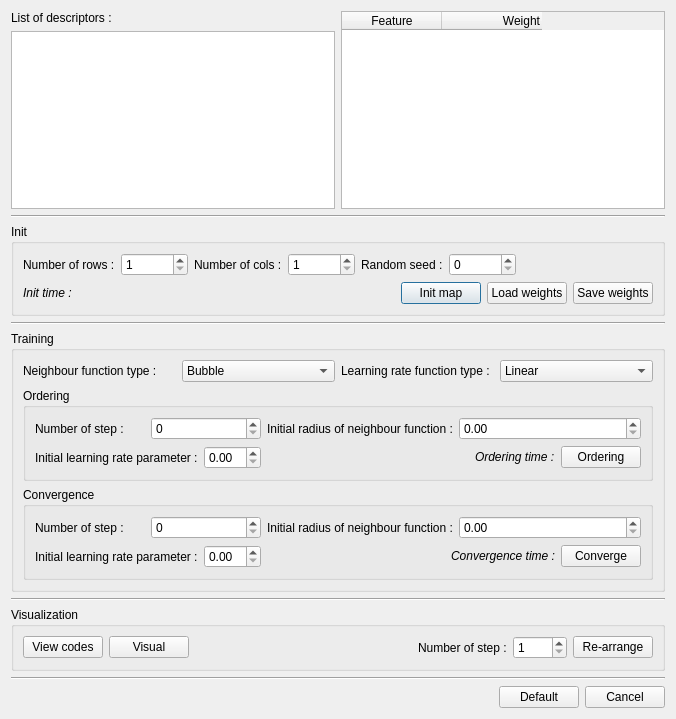
<?xml version="1.0" encoding="UTF-8"?>
<ui version="4.0">
 <class>IndexationDialog</class>
 <widget class="QDialog" name="IndexationDialog">
  <property name="geometry">
   <rect>
    <x>0</x>
    <y>0</y>
    <width>676</width>
    <height>719</height>
   </rect>
  </property>
  <property name="windowTitle">
   <string>Indexing</string>
  </property>
  <layout class="QVBoxLayout" name="verticalLayout_4">
   <item>
    <layout class="QVBoxLayout" name="verticalLayout_9">
     <item>
      <layout class="QHBoxLayout" name="horizontalLayout">
       <item>
        <layout class="QVBoxLayout" name="verticalLayout">
         <item>
          <widget class="QLabel" name="lblTotal">
           <property name="text">
            <string>List of descriptors :</string>
           </property>
          </widget>
         </item>
         <item>
          <widget class="QListWidget" name="lstDescriptors"/>
         </item>
        </layout>
       </item>
       <item>
        <layout class="QVBoxLayout" name="verticalLayout_2">
         <item>
          <widget class="ChosenDescriptors" name="tabChosenDescriptors">
           <property name="minimumSize">
            <size>
             <width>256</width>
             <height>150</height>
            </size>
           </property>
           <property name="selectionBehavior">
            <enum>QAbstractItemView::SelectRows</enum>
           </property>
           <attribute name="horizontalHeaderDefaultSectionSize">
            <number>100</number>
           </attribute>
           <column>
            <property name="text">
             <string>Feature</string>
            </property>
           </column>
           <column>
            <property name="text">
             <string>Weight</string>
            </property>
            <property name="textAlignment">
             <set>AlignRight|AlignVCenter</set>
            </property>
           </column>
          </widget>
         </item>
        </layout>
       </item>
      </layout>
     </item>
     <item>
      <widget class="Line" name="line">
       <property name="orientation">
        <enum>Qt::Horizontal</enum>
       </property>
      </widget>
     </item>
    </layout>
   </item>
   <item>
    <widget class="QGroupBox" name="grpInit">
     <property name="title">
      <string>Init</string>
     </property>
     <property name="flat">
      <bool>false</bool>
     </property>
     <layout class="QVBoxLayout" name="verticalLayout_3">
      <item>
       <layout class="QHBoxLayout" name="horizontalLayout_2">
        <item>
         <widget class="QLabel" name="label_12">
          <property name="text">
           <string>Number of rows :</string>
          </property>
         </widget>
        </item>
        <item>
         <widget class="QSpinBox" name="spiXdim">
          <property name="minimum">
           <number>1</number>
          </property>
          <property name="maximum">
           <number>1000000</number>
          </property>
         </widget>
        </item>
        <item>
         <widget class="QLabel" name="label_13">
          <property name="text">
           <string>Number of cols :</string>
          </property>
         </widget>
        </item>
        <item>
         <widget class="QSpinBox" name="spiYdim">
          <property name="minimum">
           <number>1</number>
          </property>
          <property name="maximum">
           <number>1000000</number>
          </property>
         </widget>
        </item>
        <item>
         <widget class="QLabel" name="label_2">
          <property name="text">
           <string>Random seed :</string>
          </property>
         </widget>
        </item>
        <item>
         <widget class="QSpinBox" name="spbRandomize">
          <property name="maximum">
           <number>1000000</number>
          </property>
         </widget>
        </item>
        <item>
         <spacer name="horizontalSpacer_7">
          <property name="orientation">
           <enum>Qt::Horizontal</enum>
          </property>
          <property name="sizeHint" stdset="0">
           <size>
            <width>40</width>
            <height>20</height>
           </size>
          </property>
         </spacer>
        </item>
       </layout>
      </item>
      <item>
       <layout class="QHBoxLayout" name="horizontalLayout_8">
        <item>
         <widget class="QLabel" name="lblInitTime">
          <property name="font">
           <font>
            <weight>50</weight>
            <italic>true</italic>
            <bold>false</bold>
           </font>
          </property>
          <property name="text">
           <string>Init time :</string>
          </property>
         </widget>
        </item>
        <item>
         <spacer name="horizontalSpacer">
          <property name="orientation">
           <enum>Qt::Horizontal</enum>
          </property>
          <property name="sizeHint" stdset="0">
           <size>
            <width>40</width>
            <height>20</height>
           </size>
          </property>
         </spacer>
        </item>
        <item>
         <widget class="QPushButton" name="btnInit">
          <property name="text">
           <string>Init map</string>
          </property>
         </widget>
        </item>
        <item>
         <widget class="QPushButton" name="btnLoadWeight">
          <property name="text">
           <string>Load weights</string>
          </property>
         </widget>
        </item>
        <item>
         <widget class="QPushButton" name="btnSaveWeight">
          <property name="text">
           <string>Save weights</string>
          </property>
         </widget>
        </item>
       </layout>
      </item>
     </layout>
    </widget>
   </item>
   <item>
    <widget class="Line" name="line_2">
     <property name="orientation">
      <enum>Qt::Horizontal</enum>
     </property>
    </widget>
   </item>
   <item>
    <widget class="QGroupBox" name="grpTraining">
     <property name="title">
      <string>Training</string>
     </property>
     <layout class="QGridLayout" name="gridLayout_4">
      <item row="0" column="0">
       <layout class="QHBoxLayout" name="horizontalLayout_3">
        <item>
         <widget class="QLabel" name="label_3">
          <property name="text">
           <string>Neighbour function type :</string>
          </property>
         </widget>
        </item>
        <item>
         <widget class="QComboBox" name="cmbNeighType">
          <item>
           <property name="text">
            <string>Bubble</string>
           </property>
          </item>
          <item>
           <property name="text">
            <string>Gaussian</string>
           </property>
          </item>
         </widget>
        </item>
       </layout>
      </item>
      <item row="0" column="1">
       <layout class="QHBoxLayout" name="horizontalLayout_11">
        <item>
         <widget class="QLabel" name="label_8">
          <property name="text">
           <string>Learning rate function type :</string>
          </property>
         </widget>
        </item>
        <item>
         <widget class="QComboBox" name="cmbAlphaType">
          <item>
           <property name="text">
            <string>Linear</string>
           </property>
          </item>
          <item>
           <property name="text">
            <string>Inverse_t</string>
           </property>
          </item>
         </widget>
        </item>
       </layout>
      </item>
      <item row="1" column="0" colspan="2">
       <widget class="QGroupBox" name="groupBox_3">
        <property name="title">
         <string>Ordering</string>
        </property>
        <layout class="QGridLayout" name="gridLayout_2">
         <item row="0" column="0">
          <layout class="QHBoxLayout" name="horizontalLayout_17">
           <item>
            <layout class="QVBoxLayout" name="verticalLayout_5">
             <item>
              <layout class="QHBoxLayout" name="horizontalLayout_4">
               <item>
                <widget class="QLabel" name="label_4">
                 <property name="text">
                  <string>Number of step :</string>
                 </property>
                </widget>
               </item>
               <item>
                <widget class="QSpinBox" name="spbLengthOrdering">
                 <property name="maximum">
                  <number>1000000</number>
                 </property>
                </widget>
               </item>
              </layout>
             </item>
             <item>
              <layout class="QHBoxLayout" name="horizontalLayout_6">
               <item>
                <widget class="QLabel" name="label_6">
                 <property name="text">
                  <string>Initial learning rate parameter :</string>
                 </property>
                </widget>
               </item>
               <item>
                <widget class="QDoubleSpinBox" name="spbAlpha_Ordering"/>
               </item>
              </layout>
             </item>
            </layout>
           </item>
           <item>
            <layout class="QVBoxLayout" name="verticalLayout_6">
             <item>
              <layout class="QHBoxLayout" name="horizontalLayout_7">
               <item>
                <widget class="QLabel" name="label_7">
                 <property name="text">
                  <string>Initial radius of neighbour function :</string>
                 </property>
                </widget>
               </item>
               <item>
                <widget class="QDoubleSpinBox" name="spbRadius_Ordering"/>
               </item>
              </layout>
             </item>
             <item>
              <layout class="QHBoxLayout" name="horizontalLayout_13">
               <item>
                <spacer name="horizontalSpacer_3">
                 <property name="orientation">
                  <enum>Qt::Horizontal</enum>
                 </property>
                 <property name="sizeHint" stdset="0">
                  <size>
                   <width>40</width>
                   <height>20</height>
                  </size>
                 </property>
                </spacer>
               </item>
               <item>
                <widget class="QLabel" name="lblOrderingTime">
                 <property name="font">
                  <font>
                   <italic>true</italic>
                  </font>
                 </property>
                 <property name="text">
                  <string>Ordering time :</string>
                 </property>
                </widget>
               </item>
               <item>
                <widget class="QPushButton" name="btnOrdering">
                 <property name="text">
                  <string>Ordering</string>
                 </property>
                </widget>
               </item>
              </layout>
             </item>
            </layout>
           </item>
          </layout>
         </item>
        </layout>
       </widget>
      </item>
      <item row="2" column="0" colspan="2">
       <widget class="QGroupBox" name="groupBox_4">
        <property name="title">
         <string>Convergence</string>
        </property>
        <layout class="QGridLayout" name="gridLayout_3">
         <item row="0" column="0">
          <layout class="QHBoxLayout" name="horizontalLayout_18">
           <item>
            <layout class="QVBoxLayout" name="verticalLayout_7">
             <item>
              <layout class="QHBoxLayout" name="horizontalLayout_5">
               <item>
                <widget class="QLabel" name="label_5">
                 <property name="text">
                  <string>Number of step :</string>
                 </property>
                </widget>
               </item>
               <item>
                <widget class="QSpinBox" name="spbLengthConvergence">
                 <property name="maximum">
                  <number>1000000</number>
                 </property>
                </widget>
               </item>
              </layout>
             </item>
             <item>
              <layout class="QHBoxLayout" name="horizontalLayout_14">
               <item>
                <widget class="QLabel" name="label_9">
                 <property name="text">
                  <string>Initial learning rate parameter :</string>
                 </property>
                </widget>
               </item>
               <item>
                <widget class="QDoubleSpinBox" name="spbAlpha_Conver"/>
               </item>
              </layout>
             </item>
            </layout>
           </item>
           <item>
            <layout class="QVBoxLayout" name="verticalLayout_8">
             <item>
              <layout class="QHBoxLayout" name="horizontalLayout_15">
               <item>
                <widget class="QLabel" name="label_10">
                 <property name="text">
                  <string>Initial radius of neighbour function :</string>
                 </property>
                </widget>
               </item>
               <item>
                <widget class="QDoubleSpinBox" name="spbRadius_Conver"/>
               </item>
              </layout>
             </item>
             <item>
              <layout class="QHBoxLayout" name="horizontalLayout_16">
               <item>
                <spacer name="horizontalSpacer_4">
                 <property name="orientation">
                  <enum>Qt::Horizontal</enum>
                 </property>
                 <property name="sizeHint" stdset="0">
                  <size>
                   <width>40</width>
                   <height>20</height>
                  </size>
                 </property>
                </spacer>
               </item>
               <item>
                <widget class="QLabel" name="lblConvergeTime">
                 <property name="font">
                  <font>
                   <italic>true</italic>
                  </font>
                 </property>
                 <property name="text">
                  <string>Convergence time :</string>
                 </property>
                </widget>
               </item>
               <item>
                <widget class="QPushButton" name="btnConverge">
                 <property name="text">
                  <string>Converge</string>
                 </property>
                </widget>
               </item>
              </layout>
             </item>
            </layout>
           </item>
          </layout>
         </item>
        </layout>
       </widget>
      </item>
     </layout>
    </widget>
   </item>
   <item>
    <widget class="Line" name="line_3">
     <property name="orientation">
      <enum>Qt::Horizontal</enum>
     </property>
    </widget>
   </item>
   <item>
    <widget class="QGroupBox" name="grpVisual">
     <property name="title">
      <string>Visualization</string>
     </property>
     <layout class="QGridLayout" name="gridLayout_5">
      <item row="0" column="0">
       <layout class="QHBoxLayout" name="horizontalLayout_20">
        <item>
         <widget class="QPushButton" name="btnViewCodes">
          <property name="text">
           <string>View codes</string>
          </property>
         </widget>
        </item>
        <item>
         <widget class="QPushButton" name="btnVisual">
          <property name="text">
           <string>Visual</string>
          </property>
         </widget>
        </item>
        <item>
         <spacer name="horizontalSpacer_5">
          <property name="orientation">
           <enum>Qt::Horizontal</enum>
          </property>
          <property name="sizeHint" stdset="0">
           <size>
            <width>40</width>
            <height>20</height>
           </size>
          </property>
         </spacer>
        </item>
        <item>
         <layout class="QHBoxLayout" name="horizontalLayout_19">
          <item>
           <widget class="QLabel" name="label">
            <property name="text">
             <string>Number of step :</string>
            </property>
           </widget>
          </item>
          <item>
           <widget class="QSpinBox" name="spiStepRearr">
            <property name="minimum">
             <number>1</number>
            </property>
            <property name="maximum">
             <number>1000</number>
            </property>
           </widget>
          </item>
         </layout>
        </item>
        <item>
         <widget class="QPushButton" name="btnRearrange">
          <property name="text">
           <string>Re-arrange</string>
          </property>
         </widget>
        </item>
       </layout>
      </item>
     </layout>
    </widget>
   </item>
   <item>
    <widget class="Line" name="line_4">
     <property name="orientation">
      <enum>Qt::Horizontal</enum>
     </property>
    </widget>
   </item>
   <item>
    <layout class="QHBoxLayout" name="horizontalLayout_12">
     <item>
      <spacer name="horizontalSpacer_2">
       <property name="orientation">
        <enum>Qt::Horizontal</enum>
       </property>
       <property name="sizeHint" stdset="0">
        <size>
         <width>40</width>
         <height>20</height>
        </size>
       </property>
      </spacer>
     </item>
     <item>
      <widget class="QPushButton" name="btnDefault">
       <property name="text">
        <string>Default</string>
       </property>
      </widget>
     </item>
     <item>
      <widget class="QPushButton" name="btnCancel">
       <property name="text">
        <string>Cancel</string>
       </property>
      </widget>
     </item>
    </layout>
   </item>
  </layout>
 </widget>
 <customwidgets>
  <customwidget>
   <class>ChosenDescriptors</class>
   <extends>QTableWidget</extends>
   <header>UI/chosendescriptors.h</header>
  </customwidget>
 </customwidgets>
 <resources/>
 <connections/>
</ui>
